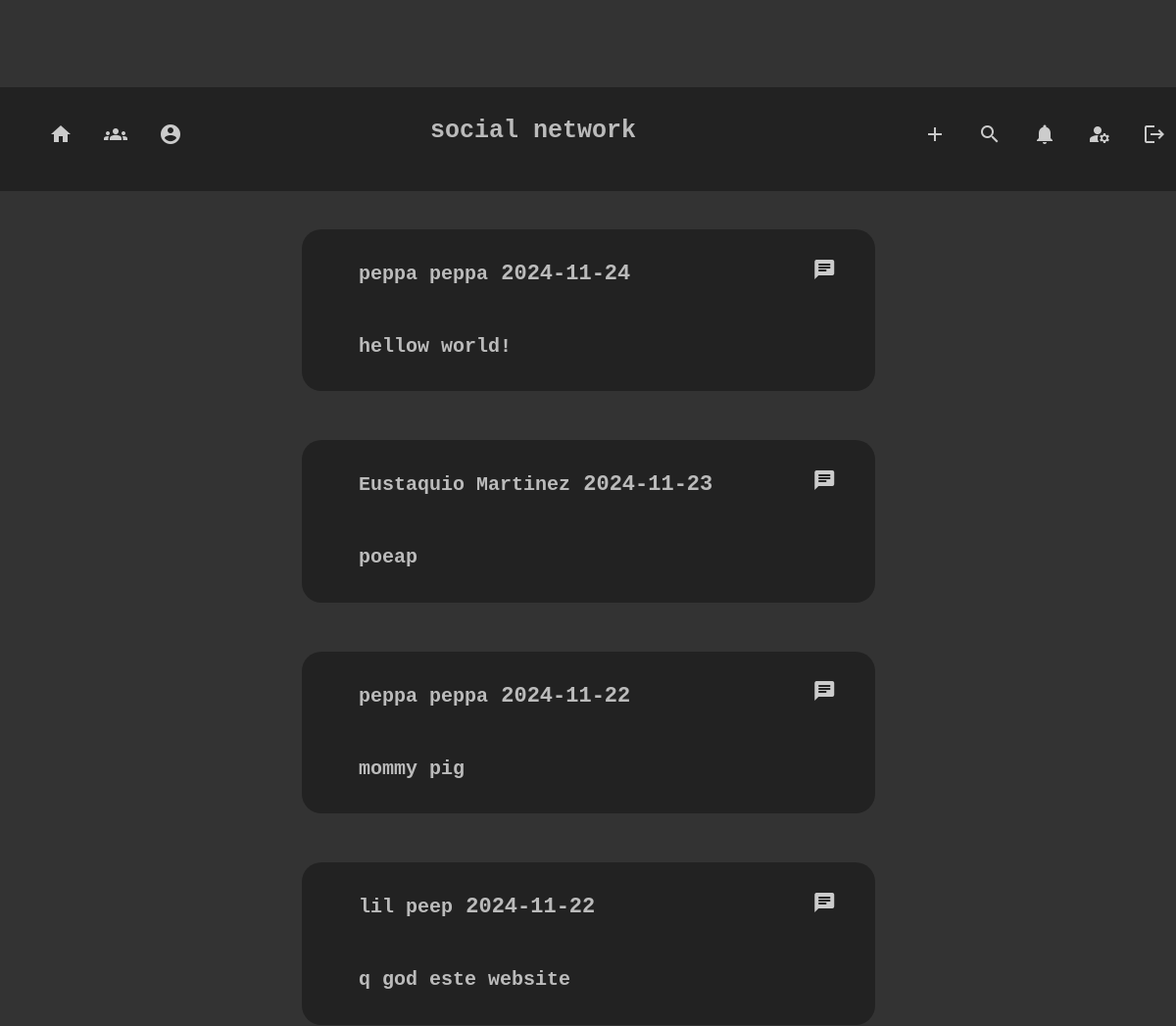
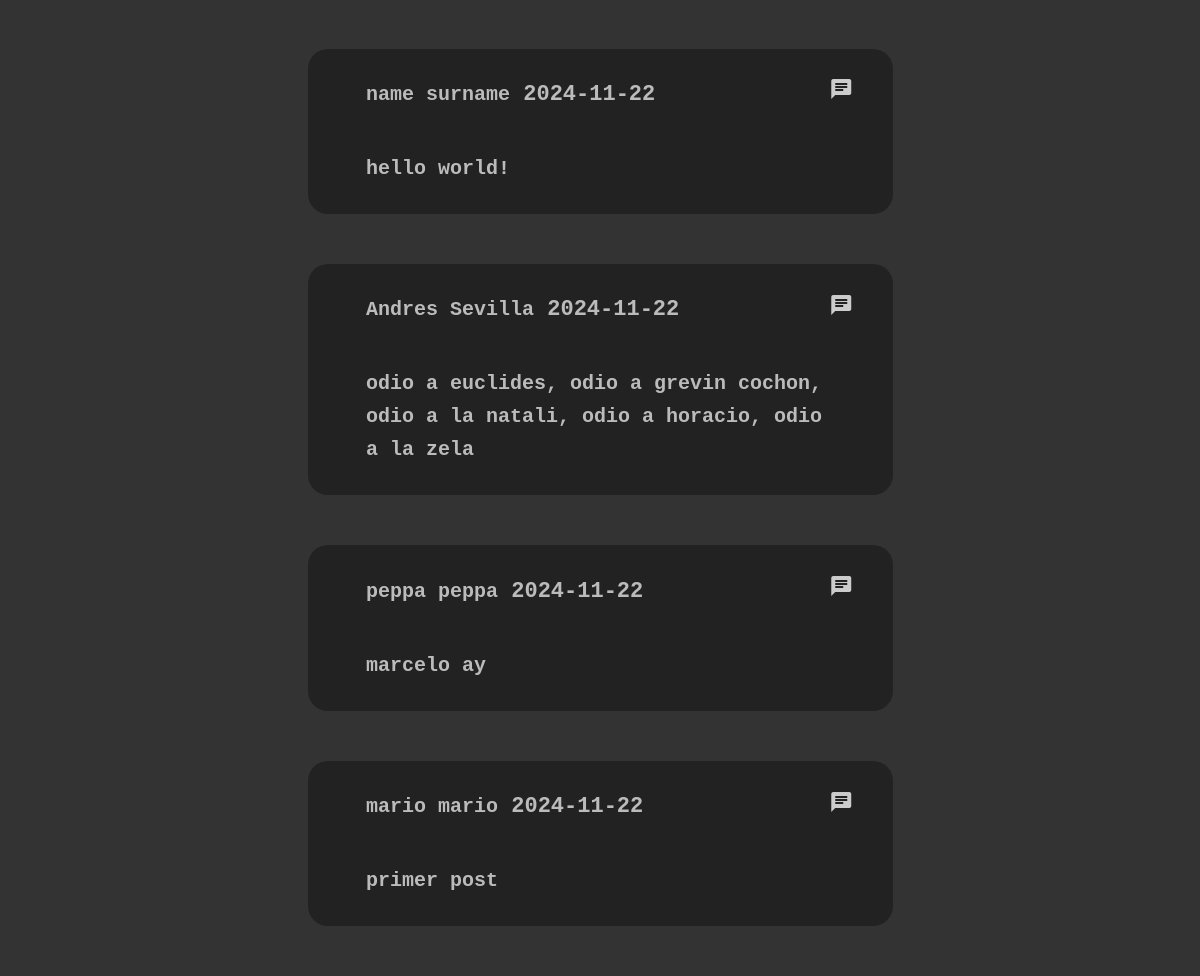
Screenshot of / (signed in) with the database file from the repository (2 pictures, top to bottom).
### tables this page shows
CREATE TABLE 'posts' ('post_id' INTEGER PRIMARY KEY AUTOINCREMENT NOT NULL, 'body'  TEXT NOT NULL  , 'user_id'  INTEGER NOT NULL  , 'date'  DATETIME NOT NULL DEFAULT CURRENT_DATE  , 'likes' INTEGER NOT NULL DEFAULT 0, 'media' TEXT DEFAULT NULL, 'type' TEXT NOT NULL DEFAULT 'main', 'reference_post' INTEGER);

CREATE TABLE 'users' (id INTEGER PRIMARY KEY AUTOINCREMENT NOT NULL, name text NOT NULL, surname text NOT NULL, username text NOT NULL UNIQUE, password text NOT NULL, 'group_id' INTEGER);

### app.py (the view)
@app.route("/", methods=["GET", "POST"])
@login_required
def index():
    posts = db.execute(
        "select * from posts join users on posts.user_id = users.id where type = 'main' order by post_id desc")
    user = db.execute("select * from users where id = ?",
                          session["user_id"])
    if request.method == "GET":
        type = request.args.get("add_post")
        return render_template("index.html", username=user[0]["name"] + " " + user[0]["surname"], posts=posts, len=len(posts), type = type)
    if request.method == "POST":
        data = request.form.get("data")
        if data:
            db.execute("insert into posts (body,user_id) values (?,?)", data, session["user_id"])
    return redirect("/")

### templates/index.html (shortened to what this page needs)
{% extends "layout.html" %}
{% block main %}
    <div style = "text-align : center">
        <h2>hello, {{ username }}</h2>
    </div>
    <div class = "post-container">
        {% if len > 0 %}
            {% for post in posts %}
                <div class = "post">
                    <div class ="post-head">
                        <div class = "post-head-item">
                            <h4>
                            <a class = "link_username" href = "/homepage?username={{post['username']}}">{{ post["name"] }} {{ post["surname"] }}</a>
                                {{ post["date"] }}
                            </h4>
                        </div>
                        <div class = "post-head-item">
                                <a class = "link_username" href = "/post?post_id={{post['post_id']}}" aria-label ="edit">
                                    <i class="material-icons">chat</i>
                                </a>
                        </div>
                    </div>
                    <h4 class = "post-body"  >
                        <a class = "link_username" href = "/post?post_id={{post['post_id']}}">
                                {{ post["body"] }}
                        </a>
                    </h4>
                </div>
            {% endfor%}
        {% endif %}
    </div>
{% endblock %}

### templates/layout.html (shortened to what this page needs)
<!DOCTYPE html>
<html>
    <head>
        <link href="/static/styles.css" rel="stylesheet">
    </head>
    <body>
        {% include "nav.html" %}
        <main class="container py-5 text-center">
            <br><br><br><br><br>
            {% block main %}{% endblock %}
        </main>
</html>

### templates/nav.html
<nav id = "nav">
    <ol class = "nav-items">
        <a class = "link_username" href = "/" aria-label ="index">
            <i class="material-icons">home</i>
        </a>
        <a class = "link_username" href = "/friends" aria-label ="friends">
            <i class="material-icons">groups</i>
        </a>
        <a class = "link_username" href = "/homepage?username={{ session['username'] }}" aria-label ="homepage">
            <i class="material-icons">account_circle</i>
        </a>
    </ol>
    <h3 id = "logo">
        social network
    </h3>
    <ol class = "nav-items">
        <a href = "/?add_post=true" class = "link_username">
            <i class="material-icons">add</i>
        </a>
        <a class = "link_username" href = "/search" aria-label ="search">
            <i class="material-icons">search</i>
        </a>
        <a class = "link_username" href = "/notifications" aria-label ="notifications">
            <i class="material-icons">notifications</i>
        </a>
        <a class = "link_username" href = "/manage_accounts" aria-label ="manage account">
            <i class="material-icons">manage_accounts</i>
        </a>
        <a class = "link_username" href = "/logout" aria-label ="logout">
            <i class="material-icons">logout</i>
        </a>
    </ol>
</nav>

### static/styles.css (style rules this page uses)
body { background-color: #333; color: #212529; font-size: 1rem; font-weight: 400; line-height: 1.5; margin: 0; text-align: left; }
#nav { position:fixed; top:7%; left:50%; transform:translate(-50%,-50%); width:100%; }
.link_username { text-decoration: none; color : #bbb; }
.container { margin-left: auto; margin-right: auto; padding-left: 15px; padding-right: 15px; }
h3 { font-family:"Geist Mono", monospace; font-size: 28px; color : #bbb; }
h4 { font-family:"Geist Mono", monospace; font-size: 22px; color : #bbb; }
h2 { font-family:"Geist Mono", monospace; font-size: 36px; color : #bbb; }
a { font-family:"Geist Mono", monospace; font-size: 20px; color : #bbb; }
nav { display:flex; justify-content:space-between; padding : 20px; background-color: #222; }
.post-container { display:flex; flex-direction:column; background-color: #333; justify-content: center; }
.post { background-color:#222; width:50%; border-radius:20px; margin-left:25%; margin-bottom:50px; }
.post-head { display:flex; flex-direction:row; align-items:center; justify-content:space-between; color : #bbb; margin-left:10%; margin-right:5%; }
.post-body { margin-top:2%; margin-left:10%; margin-right:10%; color : #bbb; }
.post-head-item { left-margin:20%; }
.material-icons { margin-left:10px; margin-right:10px; color : #ccc; }
#logo { font-size:25px; font-family:"Geist Mono", monospace; margin:0.5%; }

### rows the page displays
posts: name "peppa", surname "peppa", date "2024-11-24", body "hellow world!"
posts: name "Eustaquio", surname "Martinez", date "2024-11-23", body "poeap"
posts: name "peppa", surname "peppa", date "2024-11-22", body "mommy pig"
posts: name "lil", surname "peep", date "2024-11-22", body "q god este website"
posts: name "name", surname "surname", date "2024-11-22", body "hello world!"
posts: name "Andres", surname "Sevilla", date "2024-11-22", body "odio a euclides, odio a grevin cochon, odio a la natali, odio a horacio, odio a la zela"
posts: name "peppa", surname "peppa", date "2024-11-22", body "marcelo ay"
posts: name "mario", surname "mario", date "2024-11-22", body "primer post"
